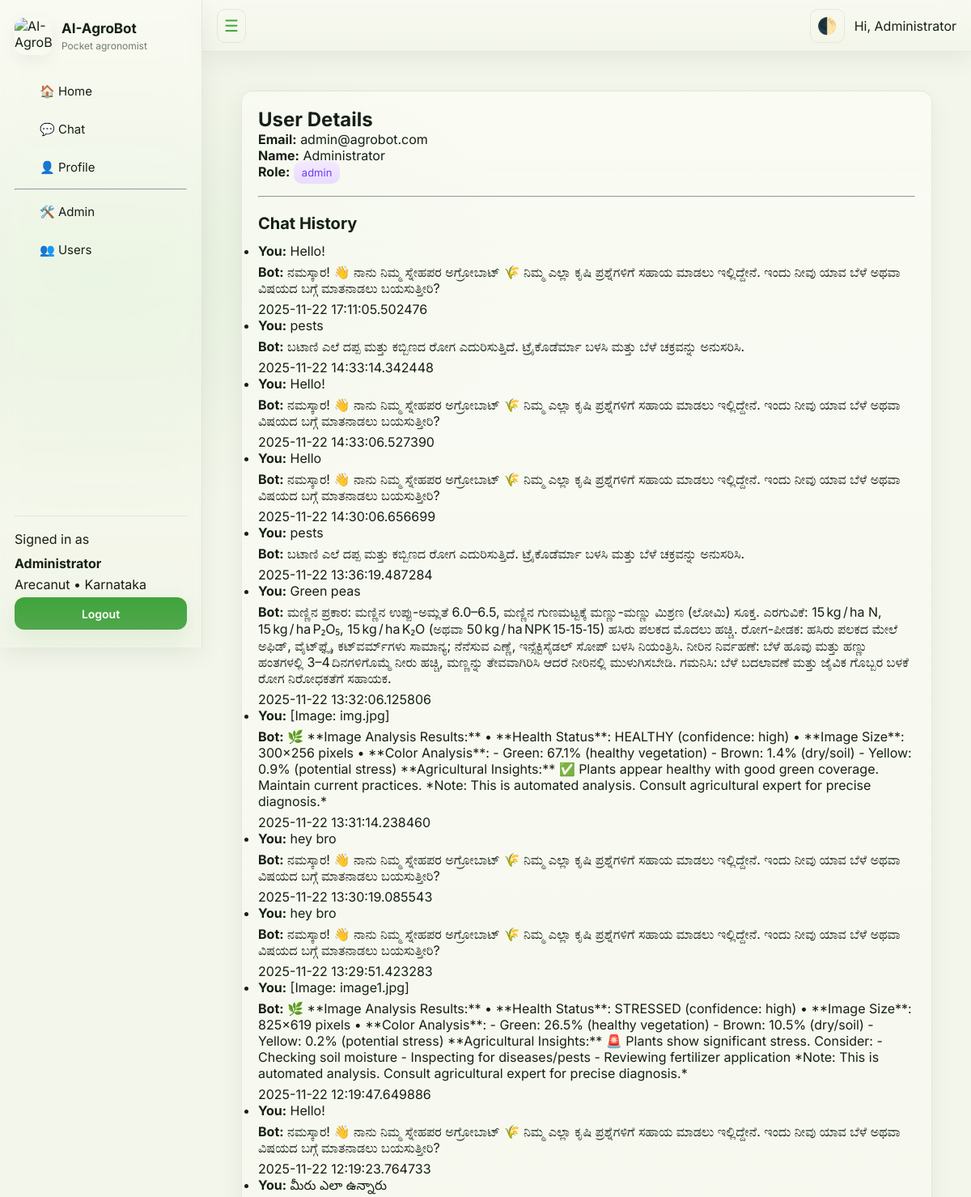
Page /admin/user/1 (signed in, upper part) on the committed database.
### database.py (models this page shows)
class User(UserMixin, db.Model):
    __tablename__ = "users"
    id = db.Column(db.Integer, primary_key=True)
    email = db.Column(db.String(200), unique=True, nullable=False)
    password = db.Column(db.String(200), nullable=False)
    name = db.Column(db.String(100))
    role = db.Column(db.String(20), default="farmer")
    primary_crop = db.Column(db.String(100))
    region = db.Column(db.String(100))
    preferred_language = db.Column(db.String(20), default="en")

class ChatHistory(db.Model):
    __tablename__ = "chat_history"
    id = db.Column(db.Integer, primary_key=True)
    user_id = db.Column(db.Integer, db.ForeignKey("users.id"), nullable=True)
    user_message = db.Column(db.Text)
    bot_response = db.Column(db.Text)
    created_at = db.Column(db.DateTime, default=datetime.utcnow)
    feedback = db.Column(db.String(20), nullable=True)

### app.py (the view)
@app.route("/admin/user/<int:user_id>")
@login_required
def admin_view_user(user_id):
    if current_user.role != "admin":
        flash("Access denied", "danger")
        return redirect(url_for("index"))
    user = User.query.get_or_404(user_id)
    chats = ChatHistory.query.filter_by(user_id=user.id).order_by(ChatHistory.created_at.desc()).all()
    return render_template("admin_view_user.html", user=user, chats=chats)

### app.py (called while the page is built)
@login_manager.user_loader
def load_user(user_id):
    return db.session.get(User, int(user_id))

### templates/admin_view_user.html
{% extends "base.html" %}
{% block content %}
<section class="admin-section">
  <div class="admin-card glass admin-narrow">
    <h2 class="admin-title">User Details</h2>
    <p><strong>Email:</strong> {{ user.email }}</p>
    <p><strong>Name:</strong> {{ user.name }}</p>
    <p><strong>Role:</strong>
      <span class="role-tag {{ 'role-admin' if user.role=='admin' else 'role-user' }}">{{ user.role }}</span>
    </p>
    <br>
    <hr>
    <br>
    <h3 class="admin-subtitle">Chat History</h3>
    {% if chats %}
      <ul class="admin-chat-list">
        {% for c in chats %}
        <li class="glass chat-item">
          <div><strong>You:</strong> {{ c.user_message }}</div>
          <div style="margin-top:6px"><strong>Bot:</strong> {{ c.bot_response }}</div>
          <div class="muted small" style="margin-top:6px">{{ c.created_at }}</div>
        </li>
        {% endfor %}
      </ul>
    {% else %}
      <div class="empty-state glass">
        <p class="muted">No chats from this user.</p>
      </div>
    {% endif %}
  </div>
</section>
{% endblock %}

### templates/base.html (shortened to what this page needs)
<!doctype html>
<html lang="en">
<head>
  <link rel="stylesheet" href="{{ url_for('static', filename='style.css') }}">
</head>
<body>
  <div class="app-shell">
    <aside class="left-sidebar glass" role="navigation" aria-label="Main navigation">
      <div class="sidebar-top">
        <a class="brand" href="{{ url_for('index') }}">
          <img src="{{ url_for('static', filename='bot.png') }}" class="logo" alt="AI-AgroBot">
          <div class="brand-text">
            <strong>AI-AgroBot</strong><br>
            <small class="muted">Pocket agronomist</small>
          </div><br>
        </a>
      </div>
      <nav class="sidebar-nav">
        <a class="nav-item" href="{{ url_for('index') }}">🏠 Home</a>
        <a class="nav-item" href="{{ url_for('chat') }}">💬 Chat</a>
        <a class="nav-item" href="{{ url_for('profile') }}">👤 Profile</a>
        {% if current_user.is_authenticated and current_user.role == 'admin' %}
          <hr>
          <a class="nav-item" href="{{ url_for('admin_dashboard') }}">🛠️ Admin</a>
          <a class="nav-item" href="{{ url_for('admin_view_user', user_id=current_user.id) }}">👥 Users</a>
        {% endif %}
      </nav>
      <div class="sidebar-bottom">
        {% if current_user.is_authenticated %}
          <div class="small muted">Signed in as</div>
          <div class="sidebar-user">
            <strong>{{ current_user.name or current_user.email }}</strong>
            <div class="muted small">{{ current_user.primary_crop or '—' }} • {{ current_user.region or '—' }}</div>
            <a class="btn small" href="{{ url_for('logout') }}">Logout</a>
          </div>
        {% else %}
          <a class="btn small" href="{{ url_for('login') }}">Login</a>
          <a class="btn small ghost" href="{{ url_for('register') }}">Register</a>
        {% endif %}
      </div>
    </aside>
    <div class="main-area">
      <header class="topbar glass" role="banner">
        <div class="topbar-left">
          <button id="sidebarToggle" class="icon-btn small-toggle" aria-label="Toggle sidebar">☰</button>
        </div>
        <div class="topbar-right">
          <button id="themeToggle" class="icon-btn small-toggle" title="Toggle theme">🌓</button>
          {% if current_user.is_authenticated %}
            <a class="nav-link" href="{{ url_for('profile') }}">Hi, {{ current_user.name.split(' ')[0] if current_user.name else current_user.email }}</a>
          {% endif %}
        </div>
      </header>
      <main class="main" role="main">
        {% block content %}{% endblock %}
      </main>
    </div>
  </div>
</body>
</html>

### rows in the picture
User: name "Administrator", primary_crop "Arecanut", region "Karnataka", email "admin@agrobot.com", role "admin"
ChatHistory: user_message "Hello!", bot_response "ನಮಸ್ಕಾರ! 👋 ನಾನು ನಿಮ್ಮ ಸ್ನೇಹಪರ ಅಗ್ರೋಬಾಟ್ 🌾 ನಿಮ್ಮ ಎಲ್ಲಾ ಕೃಷಿ ಪ್ರಶ್ನೆಗಳಿಗೆ ಸಹಾಯ ಮಾಡಲು ಇಲ್ಲಿದ್ದೇನೆ. ಇಂದು ನೀವು ಯಾವ ಬೆಳೆ ಅಥವಾ ವಿಷಯದ ಬಗ್ಗೆ ಮಾತನಾಡಲು ಬಯಸುತ್ತೀರಿ?", created_at "2025-11-22 17:11:05.502476"
ChatHistory: user_message "pests", bot_response "ಬಟಾಣಿ ಎಲೆ ದಪ್ಪ ಮತ್ತು ಕಬ್ಬಿಣದ ರೋಗ ಎದುರಿಸುತ್ತಿದೆ. ಟ್ರೈಕೊಡೆರ್ಮಾ ಬಳಸಿ ಮತ್ತು ಬೆಳೆ ಚಕ್ರವನ್ನು ಅನುಸರಿಸಿ.", created_at "2025-11-22 14:33:14.342448"
ChatHistory: user_message "Hello!", bot_response "ನಮಸ್ಕಾರ! 👋 ನಾನು ನಿಮ್ಮ ಸ್ನೇಹಪರ ಅಗ್ರೋಬಾಟ್ 🌾 ನಿಮ್ಮ ಎಲ್ಲಾ ಕೃಷಿ ಪ್ರಶ್ನೆಗಳಿಗೆ ಸಹಾಯ ಮಾಡಲು ಇಲ್ಲಿದ್ದೇನೆ. ಇಂದು ನೀವು ಯಾವ ಬೆಳೆ ಅಥವಾ ವಿಷಯದ ಬಗ್ಗೆ ಮಾತನಾಡಲು ಬಯಸುತ್ತೀರಿ?", created_at "2025-11-22 14:33:06.527390"
ChatHistory: user_message "Hello", bot_response "ನಮಸ್ಕಾರ! 👋 ನಾನು ನಿಮ್ಮ ಸ್ನೇಹಪರ ಅಗ್ರೋಬಾಟ್ 🌾 ನಿಮ್ಮ ಎಲ್ಲಾ ಕೃಷಿ ಪ್ರಶ್ನೆಗಳಿಗೆ ಸಹಾಯ ಮಾಡಲು ಇಲ್ಲಿದ್ದೇನೆ. ಇಂದು ನೀವು ಯಾವ ಬೆಳೆ ಅಥವಾ ವಿಷಯದ ಬಗ್ಗೆ ಮಾತನಾಡಲು ಬಯಸುತ್ತೀರಿ?", created_at "2025-11-22 14:30:06.656699"
ChatHistory: user_message "pests", bot_response "ಬಟಾಣಿ ಎಲೆ ದಪ್ಪ ಮತ್ತು ಕಬ್ಬಿಣದ ರೋಗ ಎದುರಿಸುತ್ತಿದೆ. ಟ್ರೈಕೊಡೆರ್ಮಾ ಬಳಸಿ ಮತ್ತು ಬೆಳೆ ಚಕ್ರವನ್ನು ಅನುಸರಿಸಿ.", created_at "2025-11-22 13:36:19.487284"
ChatHistory: user_message "Green peas", bot_response "ಮಣ್ಣಿನ ಪ್ರಕಾರ: ಮಣ್ಣಿನ ಉಪ್ಪು-ಅಮ್ಲತೆ 6.0–6.5, ಮಣ್ಣಿನ ಗುಣಮಟ್ಟಕ್ಕೆ ಮಣ್ಣು-ಮಣ್ಣು ಮಿಶ್ರಣ (ಲೋಮಿ) ಸೂಕ್ತ. ಎರಗುವಿಕೆ: 15 kg / ha N, 15 kg / ha P₂O₅, 15 kg / ha K₂O (ಅಥವಾ 50 kg / ha NPK 15‑15‑15) ಹಸಿರು ಪಲಕದ ಮೊದಲು ಹಚ್ಚಿ. ರೋಗ-ಪೀಡಕ: ಹಸಿರು ಪಲಕದ ಮೇಲೆ ಅಫಿಡ್, ವೈಟ್‌ಫ್ಲೈ, ಕಟ್‌ವರ್ಮ್‌ಗಳು ಸಾಮಾನ್ಯ; ನೆನೆಸುವ ಎಣ್ಣೆ, ಇನ್ಸೆಕ್ಟಿಸೈಡಲ್ ಸೋಪ್ ಬಳಸಿ ನಿಯಂತ್ರಿಸಿ. ನೀರಿನ ನಿರ್ವಹಣೆ: ಬೆಳೆ ಹೂವು ಮತ್ತು ಹಣ್ಣು ಹಂತಗಳಲ್ಲಿ 3–4 ದಿನಗಳಿಗೊಮ್ಮೆ ನೀರು ಹಚ್ಚಿ, ಮಣ್ಣನ್ನು ತೇವವಾಗಿರಿಸಿ ಆದರೆ ನೀರಿನಲ್ಲಿ ಮುಳುಗಿಸಬೇಡಿ. ಗಮನಿಸಿ: ಬೆಳೆ ಬದಲಾವಣೆ ಮತ್ತು ಜೈವಿಕ ಗೊಬ್ಬರ ಬಳಕೆ ರೋಗ ನಿರೋಧಕತೆಗೆ ಸಹಾಯಕ.", created_at "2025-11-22 13:32:06.125806"
ChatHistory: user_message "[Image: img.jpg]", bot_response "🌿 **Image Analysis Results:** • **Health Status**: HEALTHY (confidence: high) • **Image Size**: 300×256 pixels • **Color Analysis**: - Green: 67.1% (healthy vegetation) - Brown: 1.4% (dry/soil) - Yellow: 0.9% (potential stress) **Agricultural Insights:** ✅ Plants appear healthy with good green coverage. Maintain current practices. *Note: This is automated analysis. Consult agricultural expert for precise diagnosis.*", created_at "2025-11-22 13:31:14.238460"
ChatHistory: user_message "hey bro", bot_response "ನಮಸ್ಕಾರ! 👋 ನಾನು ನಿಮ್ಮ ಸ್ನೇಹಪರ ಅಗ್ರೋಬಾಟ್ 🌾 ನಿಮ್ಮ ಎಲ್ಲಾ ಕೃಷಿ ಪ್ರಶ್ನೆಗಳಿಗೆ ಸಹಾಯ ಮಾಡಲು ಇಲ್ಲಿದ್ದೇನೆ. ಇಂದು ನೀವು ಯಾವ ಬೆಳೆ ಅಥವಾ ವಿಷಯದ ಬಗ್ಗೆ ಮಾತನಾಡಲು ಬಯಸುತ್ತೀರಿ?", created_at "2025-11-22 13:30:19.085543"
ChatHistory: user_message "hey bro", bot_response "ನಮಸ್ಕಾರ! 👋 ನಾನು ನಿಮ್ಮ ಸ್ನೇಹಪರ ಅಗ್ರೋಬಾಟ್ 🌾 ನಿಮ್ಮ ಎಲ್ಲಾ ಕೃಷಿ ಪ್ರಶ್ನೆಗಳಿಗೆ ಸಹಾಯ ಮಾಡಲು ಇಲ್ಲಿದ್ದೇನೆ. ಇಂದು ನೀವು ಯಾವ ಬೆಳೆ ಅಥವಾ ವಿಷಯದ ಬಗ್ಗೆ ಮಾತನಾಡಲು ಬಯಸುತ್ತೀರಿ?", created_at "2025-11-22 13:29:51.423283"
ChatHistory: user_message "[Image: image1.jpg]", bot_response "🌿 **Image Analysis Results:** • **Health Status**: STRESSED (confidence: high) • **Image Size**: 825×619 pixels • **Color Analysis**: - Green: 26.5% (healthy vegetation) - Brown: 10.5% (dry/soil) - Yellow: 0.2% (potential stress) **Agricultural Insights:** 🚨 Plants show significant stress. Consider: - Checking soil moisture - Inspecting for diseases/pests - Reviewing fertilizer application *Note: This is automated analysis. Consult agricultural expert for precise diagnosis.*", created_at "2025-11-22 12:19:47.649886"
ChatHistory: user_message "Hello!", bot_response "ನಮಸ್ಕಾರ! 👋 ನಾನು ನಿಮ್ಮ ಸ್ನೇಹಪರ ಅಗ್ರೋಬಾಟ್ 🌾 ನಿಮ್ಮ ಎಲ್ಲಾ ಕೃಷಿ ಪ್ರಶ್ನೆಗಳಿಗೆ ಸಹಾಯ ಮಾಡಲು ಇಲ್ಲಿದ್ದೇನೆ. ಇಂದು ನೀವು ಯಾವ ಬೆಳೆ ಅಥವಾ ವಿಷಯದ ಬಗ್ಗೆ ಮಾತನಾಡಲು ಬಯಸುತ್ತೀರಿ?", created_at "2025-11-22 12:19:23.764733"
ChatHistory: user_message "మీరు ఎలా ఉన్నారు"
